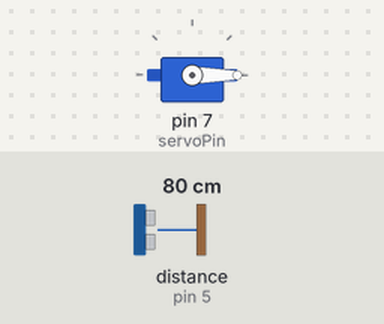
Bench run of a sketch on a simulated Arduino Uno, built with avr-gcc and run on an emulated ATmega328P. On the bench: servo. Wiring (inferred from the names in the program): ultrasonic range finder: trigger pin 6; echo pin 5. The inputs (shaded band) are chosen by the test bench; at power-on: distance to the obstacle (sensor on pin 5) 80 cm. The echo pulse lasts 58.3 µs per cm.

Above: at 1.4 s.
1.5 s: distance to the obstacle (sensor on pin 5) set to 51 cm
3.0 s: distance to the obstacle (sensor on pin 5) set to 42 cm
At 4.2 s:
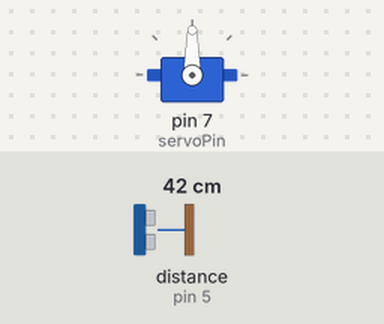
4.5 s: distance to the obstacle (sensor on pin 5) set to 60 cm
At 5.7 s:
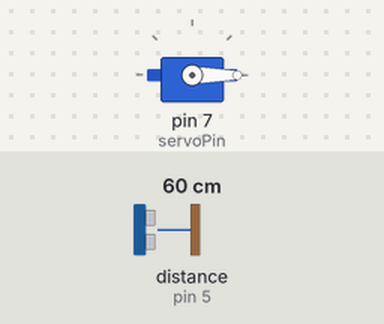
6.0 s: distance to the obstacle (sensor on pin 5) set to 2 cm
At 6.9 s:
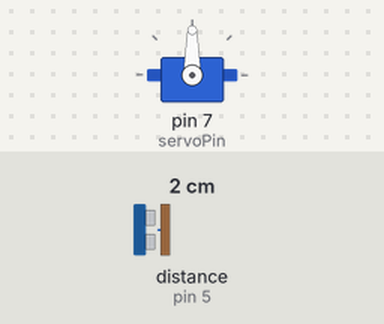
Timing chart, 0 to 8.5 s (numbered marks = the images above; inputs shaded):
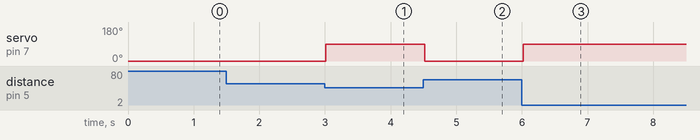

The sketch:

smart_bin__________________.ino
```cpp
#include <Servo.h>
Servo myservo;
#define trigPin 6
#define echoPin 5
#define servoPin 7
long last_time;

void setup()
{
  myservo.attach(servoPin);
  pinMode(trigPin, OUTPUT);
  pinMode(echoPin, INPUT);
  myservo.write(0);
}

void loop()
{
  if(millis() - last_time > 300){
  last_time = millis();
  digitalWrite(trigPin, LOW); //подаємо низьку напругу на trig
  digitalWrite(trigPin, HIGH);//Подаємо високу напругу на trig
  digitalWrite(trigPin, LOW); //подаємо низьку напругу на trig
  int duration = pulseIn(echoPin, HIGH);  //визначаємо скільки часу було затрачено
  int distance = duration*0.034/2;        //вираховуємо відстань
  if (distance <= 45)
  {
    myservo.write(90);
  }
  else
  {
      myservo.write(0);
  }
 }
}
```

Measured:
- the behaviour switches between 47 and 46 cm on distance to the obstacle (sensor on pin 5) (found by bisection; images 0 and 1)
- after the input at 1.5 s, every drawn part: stays the same
- after the input at 3.0 s, servo on pin 7 (servoPin): 0° → 90° at once
- after the input at 4.5 s, servo on pin 7 (servoPin): 90° → 0° at once
- after the input at 6.0 s, servo on pin 7 (servoPin): 0° → 90° at once
